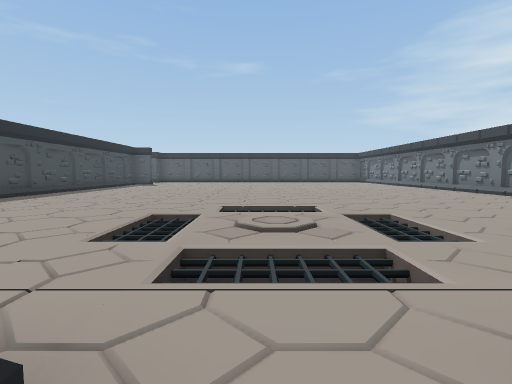
[1] (above)

16 first-person views from a walk through a Unity game level. The camera is 1.3 m above the floor, tilts 4° down and sees 85° across. The floor is counted in squares, 2 m on a side. Each view is taken from the middle of a square. On the plan, view 1 faces up. The plan holds only what a view shows up to about 9 squares ahead; the rest is blank. Some animated figures are left out.

[2]
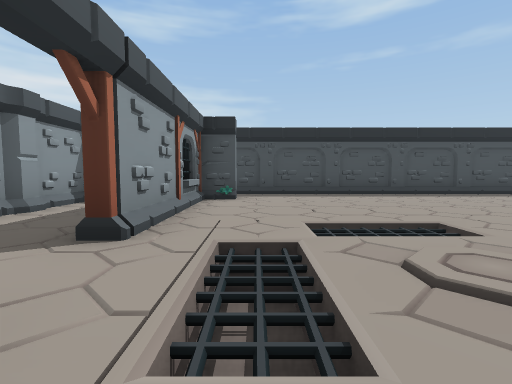

[3]
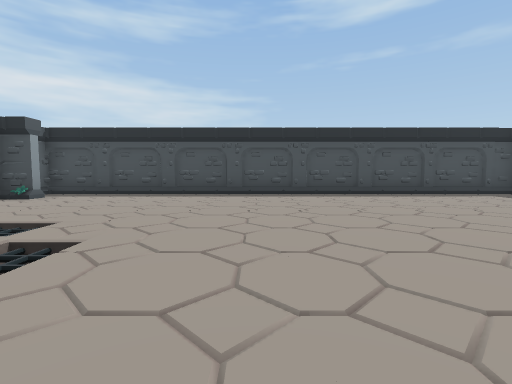

[4]
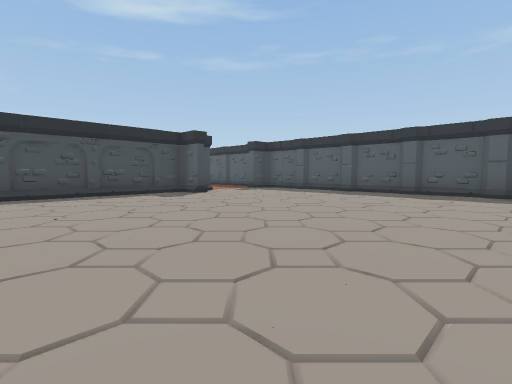

[5]
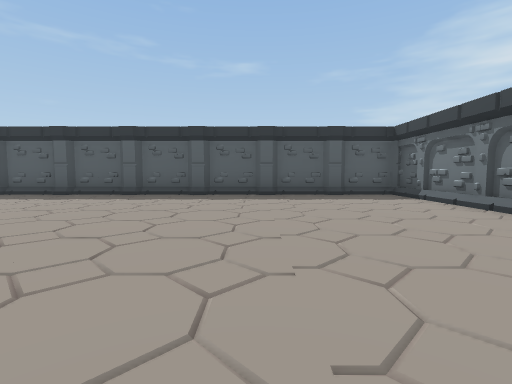

[6]
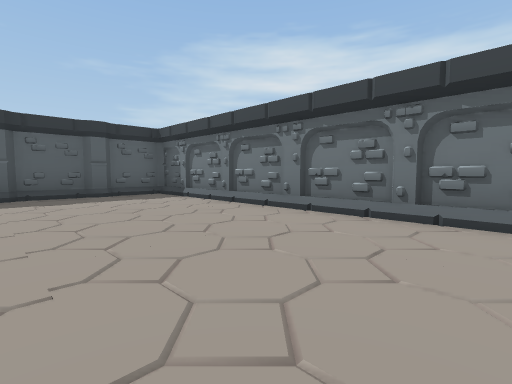

[7]
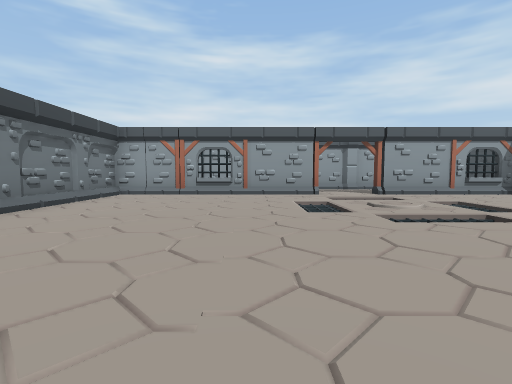

[8]
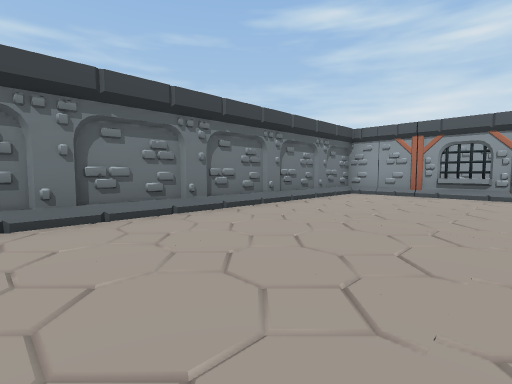

[9]
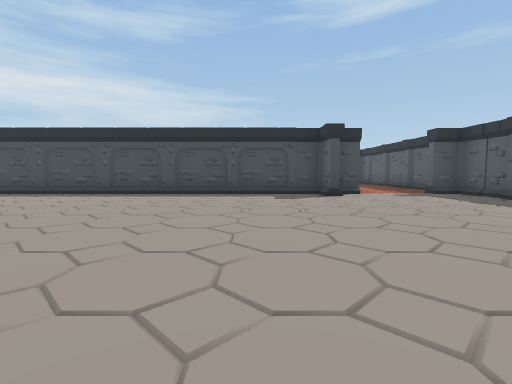

[10]
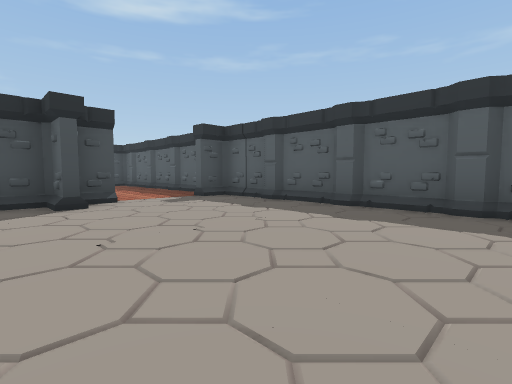

[11]
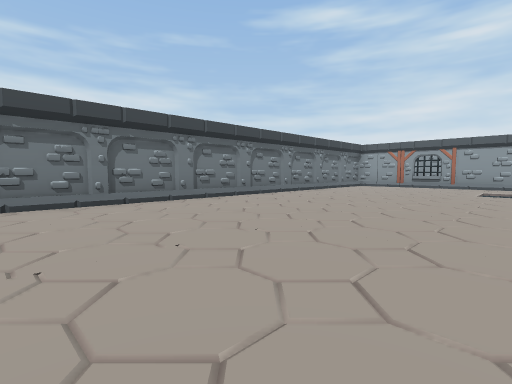

[12]
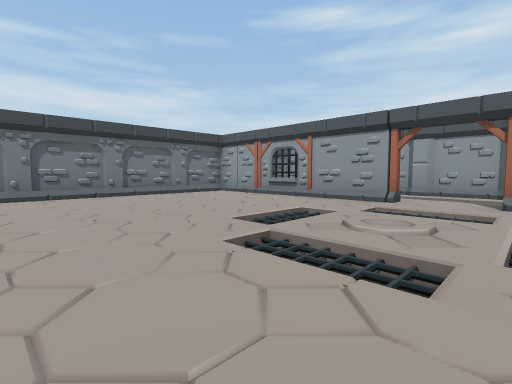

[13]
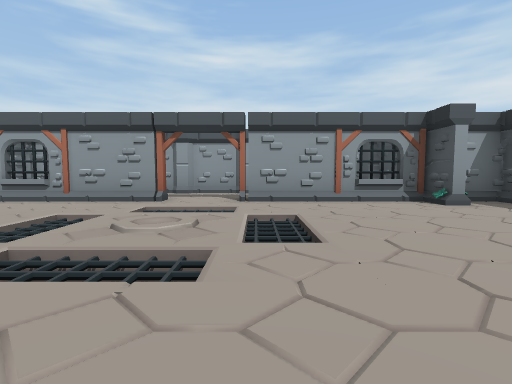

[14]
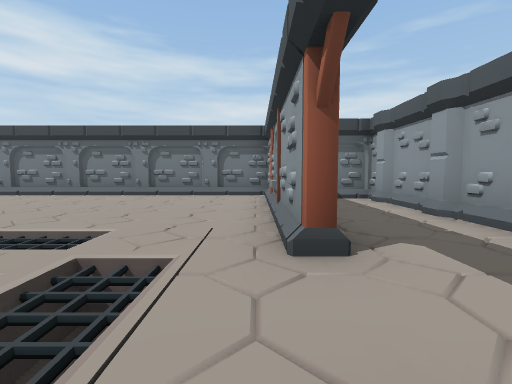

[15]
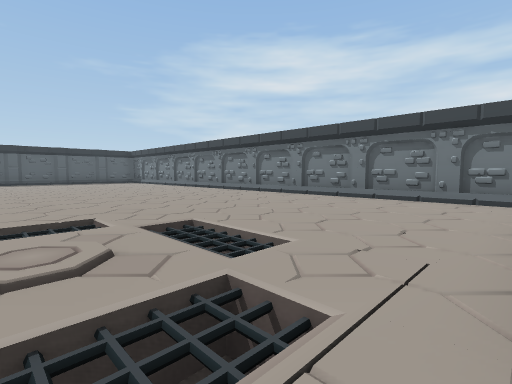

[16]
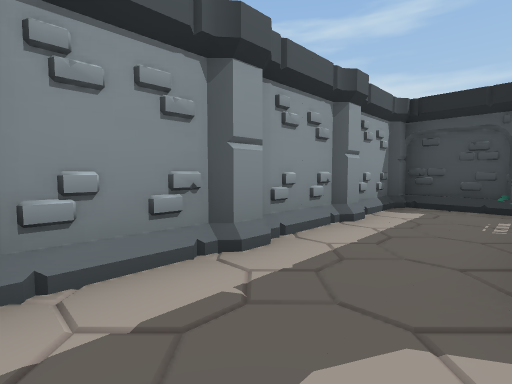

### Floor plan
Key: @ floor where view 1 was taken; # wall or solid block; . main floor; : floor 0.25 m higher than the main floor; / step, stairs or slope; v drop or lower ground; P pillar.
Columns run from 9 left of view 1 to 8 right of it. Each row starts with its distance up from view 1.
 20   ##PPPPPPPPPPPP P
 19   #.P.P.P.P.P.P/:P
 18 ..#............./#
 17 ................/#
 16   #............./#
 15   ##............/#
 14   #............./#
 13   #............./#
 12   #............./#
 11   #............./#
 10   #............./#
  9   #............./#
  8   #............./#
  7   #............./#
  6   #............./#
  5   #......vv...../#
  4   #.....v..v..../#
  3   #.....v..v..../#
  2   #......vv...../#
  1   #.#...........:#
  0   #######@.#######
 -1     #........../#
 -2     ##P#P#P#P#P##

Positions as (right, up) in squares from view 1, and headings:
1: (0, 0), facing up
2: (2, 2), facing left
3: (2, 7), facing left
4: (2, 10), facing up-left
5: (3, 11), facing up
6: (3, 11), facing up-right
7: (3, 9), facing down
8: (3, 9), facing down-right
9: (2, 13), facing left
10: (0, 14), facing up-left
11: (1, 14), facing down-right
12: (-1, 7), facing down-right
13: (-1, 7), facing down
14: (-1, 1), facing right
15: (0, 1), facing up-right
16: (1, 0), facing down-left
